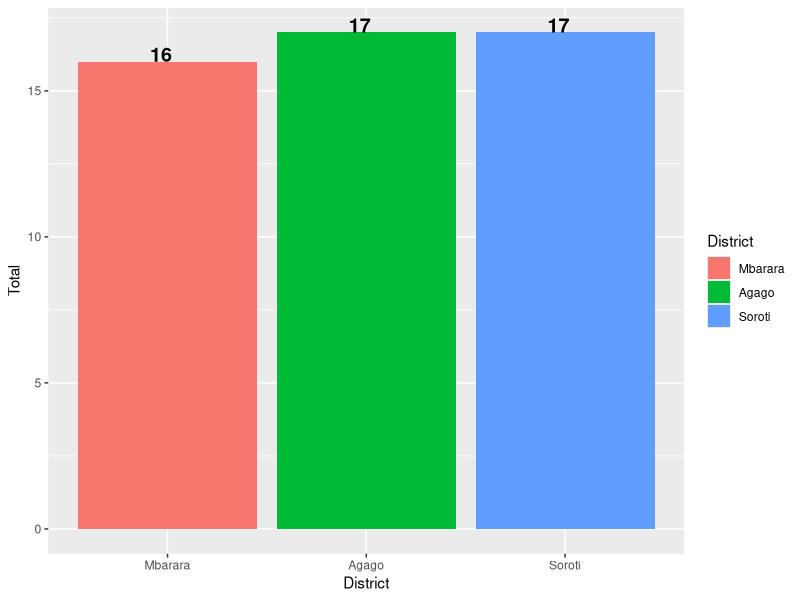

Write R code to recreate this figure. (Note: this script raises an error after producing the figure.)

#load libraries
library(ggplot2)
library(dplyr)

#Load data for analysis
viz <- read.csv("spend_data.csv", stringsAsFactors = FALSE)
View(viz)

#Explore data 
class(viz) 
dim(viz) 
str(viz) 
summary(viz) 
head(viz)

#Grouping columns
Dis <- viz %>%
  group_by(District) %>%
  summarise(Total = n())
#Reordering columns
new_dis <- transform(Dis,
                     District = reorder(District, Total))

#plotting a bar graph
ggplot(data = new_dis, aes(x = District, y = Total,
                           fill=District,
                           label=Total))+
  geom_bar(stat = "identity"
  )+
  geom_text(hjust = 0.8, vjust = 0,color = "black",
            fontface = "bold",size = 5)
coord_flip()+
  ggtitle(paste("Bar graph of districts"))+
  labs(x = "District", y = "Number of Count",
       caption = "Source of Data: selfmade") + theme(legend.position = 'none')

#plotting a scatter plot
ggplot(viz, aes(x = Commercial, y = Profit, colour = "blue")) +
  geom_point(shape = 10, size = 2, show.legend = FALSE) + geom_line()

#plotting a box plot
ggplot(viz, aes(x = District, y = Profit,)) + geom_boxplot(outlier.colour="red", outlier.shape=8,
                                                           outlier.size=4)

#plotting piechart

ggplot(data = viz, aes(x = "Profit",y= "District", fill=District)) +
  geom_bar(width = 30, stat = 'identity') +coord_polar('y',start = 20)

# Commercial Distribution
ggplot(viz, aes(x=Commercial, colour=District, fill=District)) +
  geom_density(alpha=.3) +
  geom_vline(aes(xintercept=mean(Commercial),  colour=District),linetype="dashed",color="grey", size=1)+
  xlab("Ammount on Commercial") +
  ylab("Density")+
  ggtitle(paste("Distribution on commercial"))

# Box plot

ggplot(viz, aes(District, Profit, fill=District)) +
  geom_boxplot()+
  scale_y_continuous("Profit 'UGX' ", breaks= seq(0,1000, by=500))+
  labs(title = "Box plot of Profits", x = "District")

# Scatter

ggplot(viz, aes(x = Commercial, y = Profit))+
  xlab("Ammount")+
  ylab("Profit") +
  geom_point(aes(color = District,shape=District))+
  geom_smooth(method='lm')+
  ggtitle("Profit vs Ammount")
